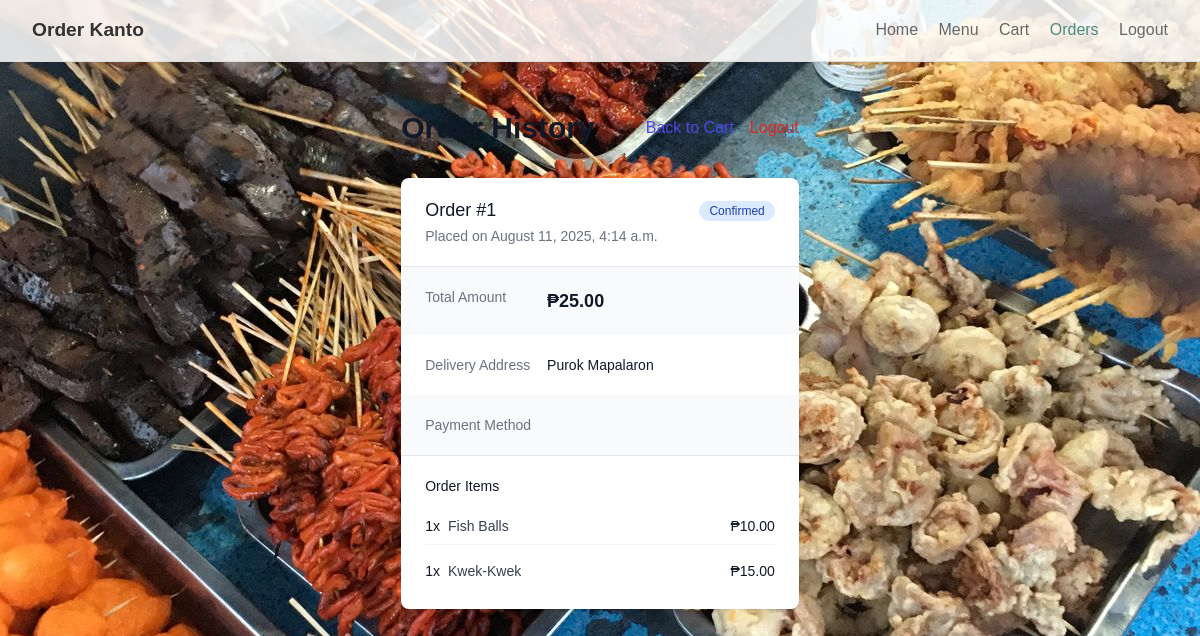
The app's page /customers/order-history/ (signed in) with its own data.
### customers/models.py (models this page shows, shortened)
class Order(models.Model):
    STATUS_CHOICES = [
        ('pending', 'Pending'),
        ('confirmed', 'Confirmed'),
        ('preparing', 'Preparing'),
        ('ready', 'Ready for Pickup'),
        ('completed', 'Completed'),
        ('cancelled', 'Cancelled'),
    ]
    customer = models.ForeignKey(Customer, on_delete=models.CASCADE)
    created_at = models.DateTimeField(auto_now_add=True)
    status = models.CharField(max_length=20, choices=STATUS_CHOICES, default='pending')
    delivery_address = models.TextField(blank=True)
    payment_method = models.CharField(max_length=50, blank=True)
    special_instructions = models.TextField(blank=True)
    @property
    def total_price(self):
        return sum(item.total_price for item in self.items.all())

class OrderItem(models.Model):
    order = models.ForeignKey(Order, related_name='items', on_delete=models.CASCADE)
    menu_item = models.ForeignKey(MenuItem, on_delete=models.CASCADE)
    quantity = models.PositiveIntegerField(default=1)
    @property
    def total_price(self):
        return self.menu_item.price * self.quantity

### menu/models.py (models this page shows, shortened)
class MenuItem(models.Model):
    name = models.CharField(max_length=100)
    description = models.TextField()
    price = models.DecimalField(max_digits=6, decimal_places=2)
    image = models.ImageField(upload_to='menu_images/', blank=True, null=True)

### customers/views.py (the view)
# urls.py: path('order-history/', views.order_history, name='order_history'),
@login_required
def order_history(request):
    try:
        customer = Customer.objects.get(user=request.user)
        orders = Order.objects.filter(customer=customer).exclude(status='pending').order_by('-created_at')
        return render(request, 'customers/order_history.html', {'orders': orders})
    except Customer.DoesNotExist:
        messages.error(request, 'Customer profile not found.')
        return redirect('customers:register')

### customers/templates/customers/order_history.html (shortened to what this page needs)
{% extends 'base.html' %}
{% block content %}
<div class="max-w-4xl mx-auto px-4 py-8">
  <div class="flex justify-between items-center mb-8">
    <h1 class="text-3xl font-bold text-gray-900">Order History</h1>
    <div class="flex space-x-4">
      <a href="{% url 'customers:cart' %}" class="text-indigo-600 hover:text-indigo-500">Back to Cart</a>
      <a href="{% url 'customers:customer_logout' %}" class="text-red-600 hover:text-red-500">Logout</a>
    </div>
  </div>
  {% if orders %}
    <div class="space-y-6">
      {% for order in orders %}
      <div class="bg-white shadow overflow-hidden sm:rounded-lg">
        <div class="px-4 py-5 sm:px-6">
          <div class="flex justify-between items-start">
            <div>
              <h3 class="text-lg leading-6 font-medium text-gray-900">Order #{{ order.id }}</h3>
              <p class="mt-1 max-w-2xl text-sm text-gray-500">Placed on {{ order.created_at|date:"F j, Y, g:i a" }}</p>
            </div>
            <div class="text-right">
              <span class="inline-flex items-center px-2.5 py-0.5 rounded-full text-xs font-medium
                {% if order.status == 'completed' %}bg-green-100 text-green-800
                {% elif order.status == 'cancelled' %}bg-red-100 text-red-800
                {% elif order.status == 'confirmed' %}bg-blue-100 text-blue-800
                {% elif order.status == 'preparing' %}bg-yellow-100 text-yellow-800
                {% elif order.status == 'ready' %}bg-purple-100 text-purple-800
                {% else %}bg-gray-100 text-gray-800{% endif %}">
                {{ order.get_status_display }}
              </span>
            </div>
          </div>
        </div>
        <div class="border-t border-gray-200">
          <dl>
            <div class="bg-gray-50 px-4 py-5 sm:grid sm:grid-cols-3 sm:gap-4 sm:px-6">
              <dt class="text-sm font-medium text-gray-500">Total Amount</dt>
              <dd class="mt-1 text-sm text-gray-900 sm:col-span-2 sm:mt-0">
                <span class="text-lg font-semibold">₱{{ order.total_price }}</span>
              </dd>
            </div>
            <div class="bg-white px-4 py-5 sm:grid sm:grid-cols-3 sm:gap-4 sm:px-6">
              <dt class="text-sm font-medium text-gray-500">Delivery Address</dt>
              <dd class="mt-1 text-sm text-gray-900 sm:col-span-2 sm:mt-0">{{ order.delivery_address }}</dd>
            </div>
            <div class="bg-gray-50 px-4 py-5 sm:grid sm:grid-cols-3 sm:gap-4 sm:px-6">
              <dt class="text-sm font-medium text-gray-500">Payment Method</dt>
              <dd class="mt-1 text-sm text-gray-900 sm:col-span-2 sm:mt-0">{{ order.get_payment_method_display }}</dd>
            </div>
          </dl>
        </div>
        <div class="border-t border-gray-200">
          <div class="px-4 py-5 sm:px-6">
            <h4 class="text-sm font-medium text-gray-900 mb-3">Order Items</h4>
            <div class="space-y-2">
              {% for item in order.items.all %}
              <div class="flex justify-between items-center py-2 border-b border-gray-100 last:border-b-0">
                <div class="flex items-center">
                  <span class="text-sm font-medium text-gray-900">{{ item.quantity }}x</span>
                  <span class="ml-2 text-sm text-gray-700">{{ item.menu_item.name }}</span>
                </div>
                <span class="text-sm font-medium text-gray-900">₱{{ item.total_price }}</span>
              </div>
              {% endfor %}
            </div>
          </div>
        </div>
      </div>
      {% endfor %}
    </div>
  {% endif %}
</div>
{% endblock %}

### records on screen
Order: id "1", created_at "August 11, 2025, 4:14 a.m.", status "Confirmed", total_price "25.00", delivery_address "Purok Mapalaron"
OrderItem: quantity "1", menu_item.name "Fish Balls", total_price "10.00"
OrderItem: quantity "1", menu_item.name "Kwek-Kwek", total_price "15.00"
